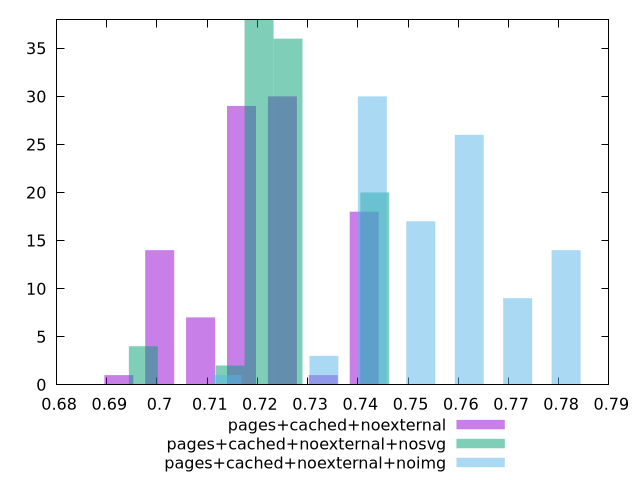

Source code (gnuplot):
$_pagesCachedNoexternal <<EOF
0.7005337554183992 14
0.7249709794446225 30
0.7168252381025481 29
0.7412624621287713 18
0.7086794967604737 7
0.6923880140763249 1
0.7331167207866969 1
EOF
$_pagesCachedNoexternalNosvg <<EOF
0.7433725117484875 20
0.7260847789171273 36
0.7203222013066739 38
0.6972718908648604 4
0.7145596236962205 2
EOF
$_pagesCachedNoexternalNoimg <<EOF
0.7621843152281199 26
0.7525364125037134 17
0.7814801206769331 14
0.7428885097793068 30
0.7718322179525265 9
0.7332406070549002 3
0.713944801606087 1
EOF
set key outside below
set terminal pngcairo
set output "report_00005_2020-11-02T22-26-11.212Z/performance_score/performance_score_pages+cached+noexternal_pages+cached+noexternal+nosvg_pages+cached+noexternal+noimg+hist.png"
set boxwidth 0.0057625776104533915
set style fill transparent solid 0.5 noborder
set yrange [0:38]
plot $_pagesCachedNoexternal title "pages+cached+noexternal" with boxes ,$_pagesCachedNoexternalNosvg title "pages+cached+noexternal+nosvg" with boxes ,$_pagesCachedNoexternalNoimg title "pages+cached+noexternal+noimg" with boxes ,
